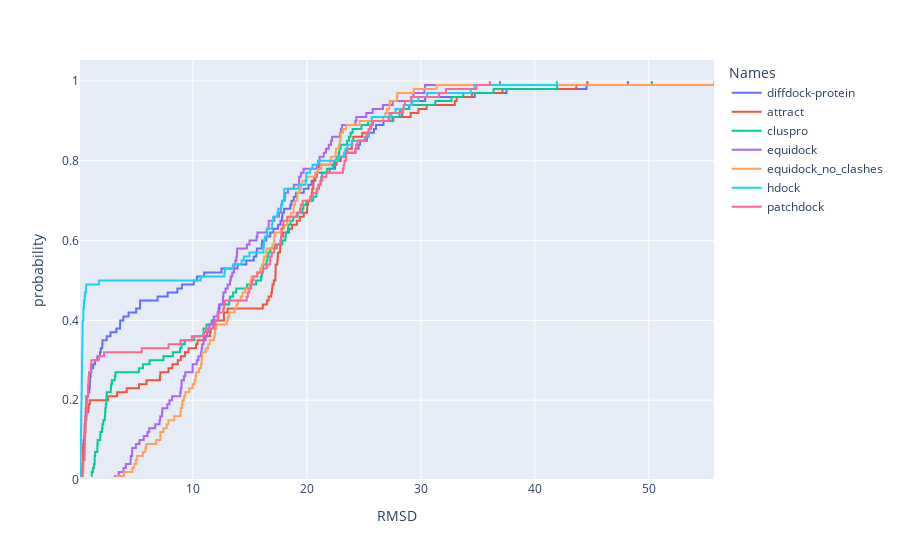

Notebook code cell kept with this figure:
### Markdown cell above
### Probability Rmsd

### Code cell
import pandas as pd
names = ['diffdock-protein'] * len(filtered_rmsds) + ["attract"] * len(attract) + ["cluspro"] * len(cluspro) + ["equidock"] * len(equidock) + ["equidock_no_clashes"] * len(equidock_no_clashes) + ["hdock"] * len(hdock) + ["patchdock"] * len(patchdock)
RMSD = list(filtered_rmsds) + list(attract) + list(cluspro) + list(equidock) + list(equidock_no_clashes) + list(hdock) + list(patchdock)

dfp = pd.DataFrame({'Names':names,'RMSD':RMSD})
fig = px.ecdf(dfp, x="RMSD", color="Names")
fig.write_image('../../plots/probability_rmsd.pdf')
fig.show()
